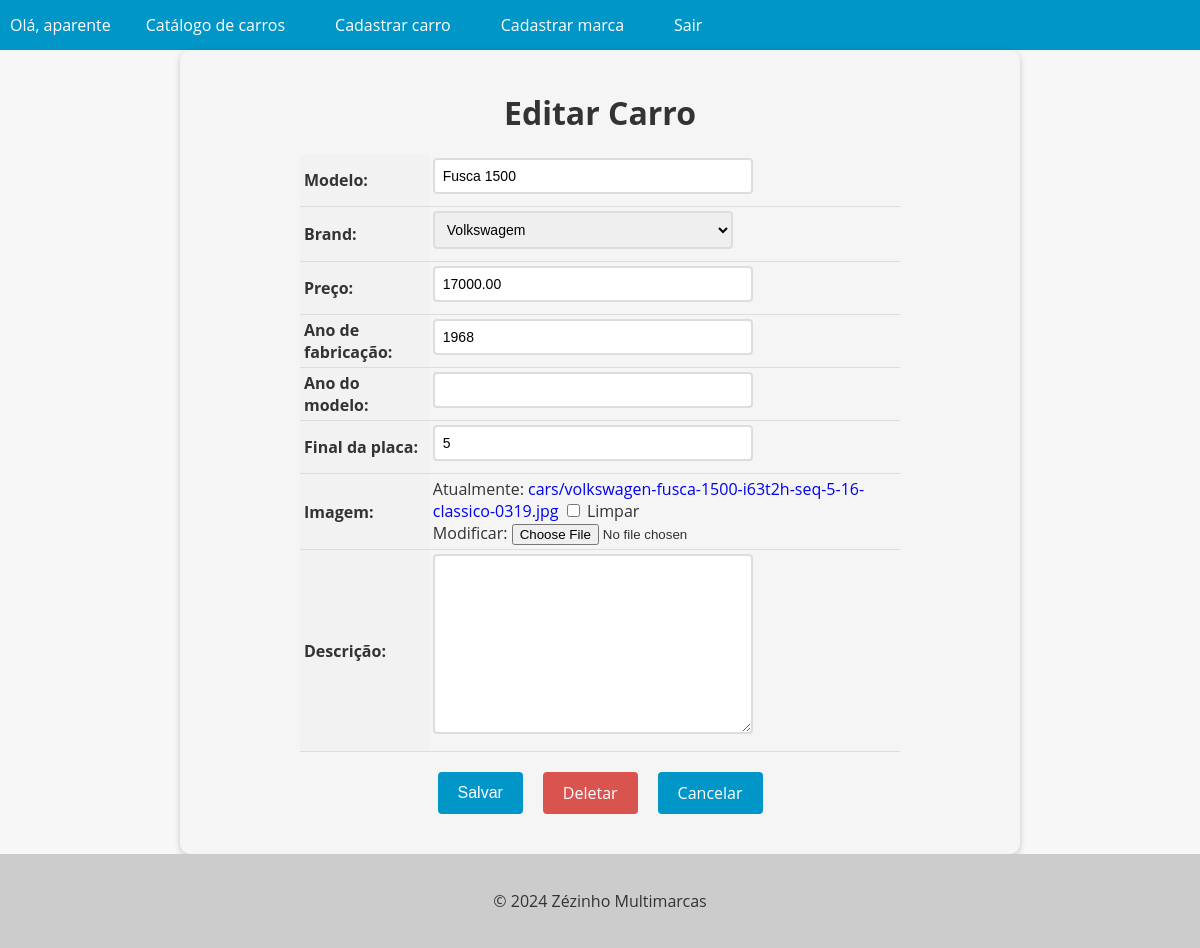
The page /car/2/update/ (signed in) on the database its author committed.
### cars/models.py (models this page shows, shortened)
class Car(models.Model):
    id = models.AutoField(primary_key=True)
    model = models.CharField("Modelo", max_length=100)
    brand = models.ForeignKey(
        "Brand", on_delete=models.PROTECT, related_name="car_brand"
    )
    price = models.DecimalField("Preço", max_digits=9, decimal_places=2)
    factory_year = models.IntegerField("Ano de fabricação")
    model_year = models.IntegerField("Ano do modelo", blank=True, null=True)
    creation_date_time = models.DateTimeField(auto_now_add=True)
    modified_date_time = models.DateTimeField(auto_now=True)
    plate_number = models.IntegerField(
        "Final da placa", blank=True, null=True
    )
    photo = models.ImageField(
        "Imagem", upload_to="cars/", blank=True, null=True
    )
    bio = models.TextField('Descrição', blank=True, null=True)
    class Meta:
        verbose_name = "Carro"

class Brand(models.Model):
    id = models.AutoField(primary_key=True)
    name = models.CharField("Marca", max_length=100, unique=True)
    class Meta:
        verbose_name = "Marca"
    def __str__(self):
        return self.name

### cars/views.py (the view, shortened to what this page needs)
# urls.py: path('car/<int:pk>/update/', CarUpdateView.as_view(), name='car_update'),
@method_decorator(login_required(login_url='login'), name='dispatch')
class CarUpdateView(UpdateView):
    model = Car
    form_class = CarModelForm
    template_name = 'car_update.html'

### cars/forms.py (shortened to what this page needs)
class CarModelForm(forms.ModelForm):
    class Meta:
        model = Car
        fields = '__all__'

### cars/templates/car_update.html (shortened to what this page needs)
{% extends "base.html" %}
{% block content %}
<form method="post" enctype="multipart/form-data">
  <h1>Editar Carro</h1>
  <table>
    {{ form.as_table }}
  </table>
  <div>
    <div class="buttons-container">
      <input type="submit" value="Salvar" class="btn btn-primary">
      <a href="{% url 'car_delete' pk=object.pk %}" class="btn btn-danger">Deletar</a>
      <a href="{% url 'car_detail' pk=object.pk %}" class="btn btn-secondary">Cancelar</a>
    </div>
  </div>
</form>
{% endblock %}

### app/templates/base.html (shortened to what this page needs)
<!DOCTYPE html>
<html lang="pt-br">
<head>
</head>
<body>
  <header>
    <nav>
      <ul>
        {% if user.is_authenticated %}
        <li>Olá, {{ user.username }}</li>
        <li><a href="{% url 'cars_list' %}">Catálogo de carros</a></li>
        <li><a href="{% url 'new_car' %}">Cadastrar carro</a></li>
        <li><a href="{% url 'new_brand' %}">Cadastrar marca</a></li>
        <li><a href="{% url 'logout' %}">Sair</a></li>
        {% else %}
        <li><a href="{% url 'login' %}">Entrar</a></li>
        <li><a href="{% url 'register' %}">Cadastre-se</a></li>
        <li><a href="{% url 'cars_list' %}">Catálogo de carros</a></li>
        {% endif %}
      </ul>
    </nav>
  </header>
  <main>
    {% block content %}
    {% endblock %}
  </main>
  <footer>
    <p>&copy; 2024 Zézinho Multimarcas</p>
  </footer>
</body>
</html>

### app/templates/base.html (style rules this page uses)
body { font-family: 'Open Sans', sans-serif; background-color: #f7f7f7; color: #333; margin: 0; padding: 0; }
header { background-color: #0096c7; color: #fff; text-align: center; }
footer { background-color: #ccc; color: #333; padding: 20px; text-align: center; }
nav { background-color: #0096c7; color: #fff; height: 50px; display: flex; justify-content: space-between; align-items: center; }
nav ul { list-style: none; margin: 0; padding: 0; display: flex; }
nav ul li { margin: 0 10px; }
nav ul li a { color: #fff; text-decoration: none; font-size: 16px; padding: 15px; transition: all 0.3s ease; }

### cars/templates/car_update.html (style rules this page uses)
form { max-width: 800px; margin: 0 auto; padding: 20px; background-color: #f5f5f5; border-radius: 10px; box-shadow: 0 2px 6px rgba(0, 0, 0, 0.2); }
form h1 { font-size: 2rem; margin-bottom: 20px; text-align: center; }
table { margin: 0 auto; border-collapse: collapse; width: 100%; max-width: 600px; }
th, td { padding: 4px; text-align: left; border-bottom: 1px solid #ddd; }
th { background-color: #f2f2f2; }
input[type="text"], input[type="number"], select, textarea { padding: 8px; font-size: 14px; border: 2px solid #ddd; border-radius: 4px; width: 100%; max-width: 300px; margin-bottom: 8px; transition: border-bottom-color 0.3s ease-in-out; }
.btn { background-color: #0096c7; color: #fff; border: none; padding: 10px 20px; font-size: 16px; border-radius: 4px; cursor: pointer; transition: background-color 0.3s ease-in-out; }
.buttons-container { display: flex; justify-content: center; margin-top: 20px; margin-bottom: 20px; }
.btn { display: inline-block; background-color: #0096c7; color: #fff; border: none; padding: 10px 20px; font-size: 16px; border-radius: 4px; cursor: pointer; transition: background-color 0.3s ease-in-out; margin: 0 10px; }
.btn-danger { background-color: #d9534f; text-decoration: none !important; }
a { text-decoration: none !important; }

### rows shown on the page
Car: model "Fusca 1500", brand "Volkswagem", price "17000.00", factory_year "1968", plate_number "5"

### other values the page prints
{{ user.username }} "aparente"
